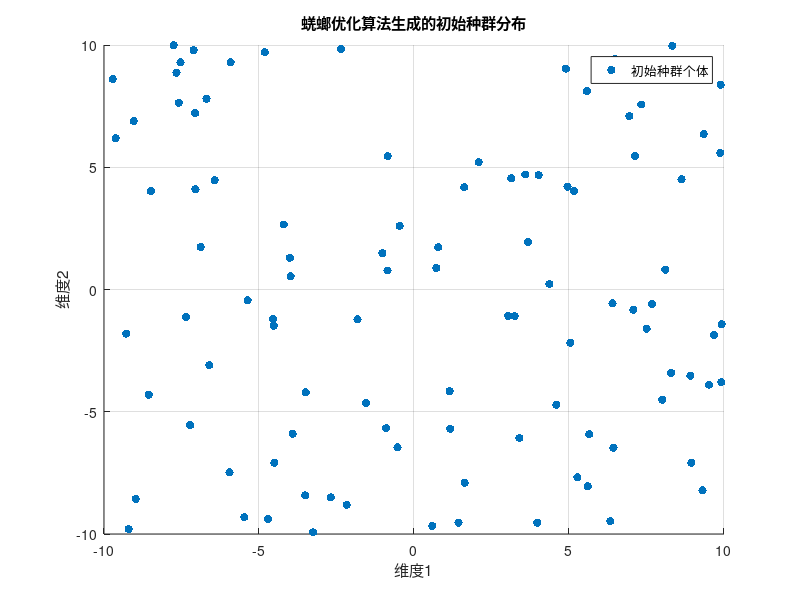

Write MATLAB code to recreate this figure.
% 蜣螂优化算法生成初始种群的Matlab代码
% 假设优化问题在二维搜索空间内进行

% 参数设置
population_size = 100;  % 初始种群大小
dimensions = 2;        % 问题的维度
upper_bound = 10;      % 搜索空间的上界
lower_bound = -10;     % 搜索空间的下界

% 生成初始种群
initial_population = lower_bound + (upper_bound - lower_bound) * rand(population_size, dimensions);

% 绘制初始种群分布图
figure;
scatter(initial_population(:, 1), initial_population(:, 2), 'filled');
title('蜣螂优化算法生成的初始种群分布');
xlabel('维度1');
ylabel('维度2');
xlim([lower_bound, upper_bound]);
ylim([lower_bound, upper_bound]);
grid on;

% 显示图形
legend('初始种群个体');
